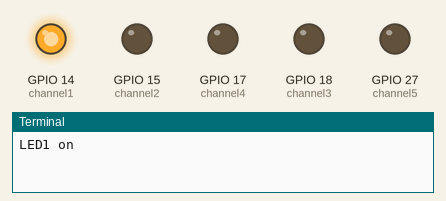
Simulated run of this program. Board: Raspberry Pi (BCM pin numbers). Shown: output pins drawn as LEDs (lit = HIGH), the last lines printed to the terminal. At 5.0 s the program stops and its outputs stay as they are.

Above: at 0.1 s.
At 1.1 s:
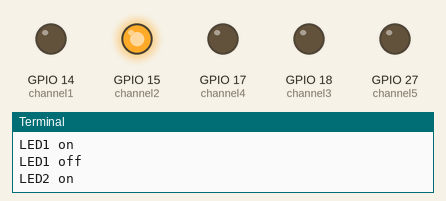
At 2.1 s:
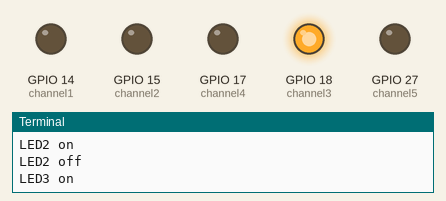
At 3.1 s:
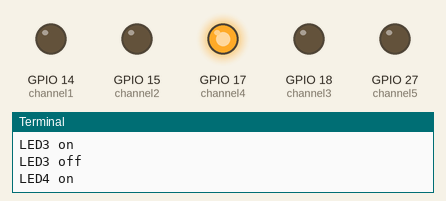
At 4.1 s:
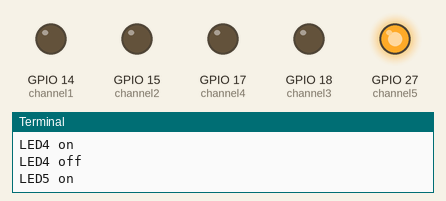
At 5.1 s:
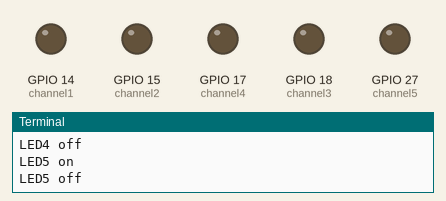
Timing chart, 0 to 6.5 s (numbered marks = the images above):
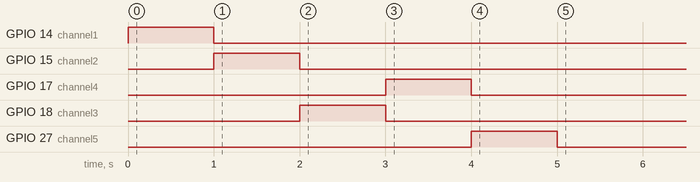

Measured:
- by itself, GPIO 14 (channel1): LOW → HIGH at 0.00 s, → LOW 1.0 s later
- by itself, GPIO 15 (channel2): LOW → HIGH at 1.0 s, → LOW 1.0 s later
- by itself, GPIO 17 (channel4): LOW → HIGH at 3.0 s, → LOW 1.0 s later
- by itself, GPIO 18 (channel3): LOW → HIGH at 2.0 s, → LOW 1.0 s later
- by itself, GPIO 27 (channel5): LOW → HIGH at 4.0 s, → LOW 1.0 s later

The program:

____1-2.py
```python
import RPi.GPIO as GPIO
import time
channel1 = 14
channel2 = 15
channel3 = 18
channel4 = 17
channel5 = 27
GPIO.setmode(GPIO.BCM)
GPIO.setup(channel1, GPIO.OUT)
GPIO.setup(channel2, GPIO.OUT)
GPIO.setup(channel3, GPIO.OUT)
GPIO.setup(channel4, GPIO.OUT)
GPIO.setup(channel5, GPIO.OUT)
GPIO.output(channel1, True)
print ("LED1 on")
time.sleep(1)
GPIO.output(channel1, False)
print ("LED1 off")
GPIO.output(channel2, True)
print ("LED2 on")
time.sleep(1)
GPIO.output(channel2, False)
print ("LED2 off")
GPIO.output(channel3, True)
print ("LED3 on")
time.sleep(1)
GPIO.output(channel3, False)
print ("LED3 off")
GPIO.output(channel4, True)
print ("LED4 on")
time.sleep(1)
GPIO.output(channel4, False)
print ("LED4 off")
GPIO.output(channel5, True)
print ("LED5 on")
time.sleep(1)
GPIO.output(channel5, False)
print ("LED5 off")
GPIO.cleanup()
```
